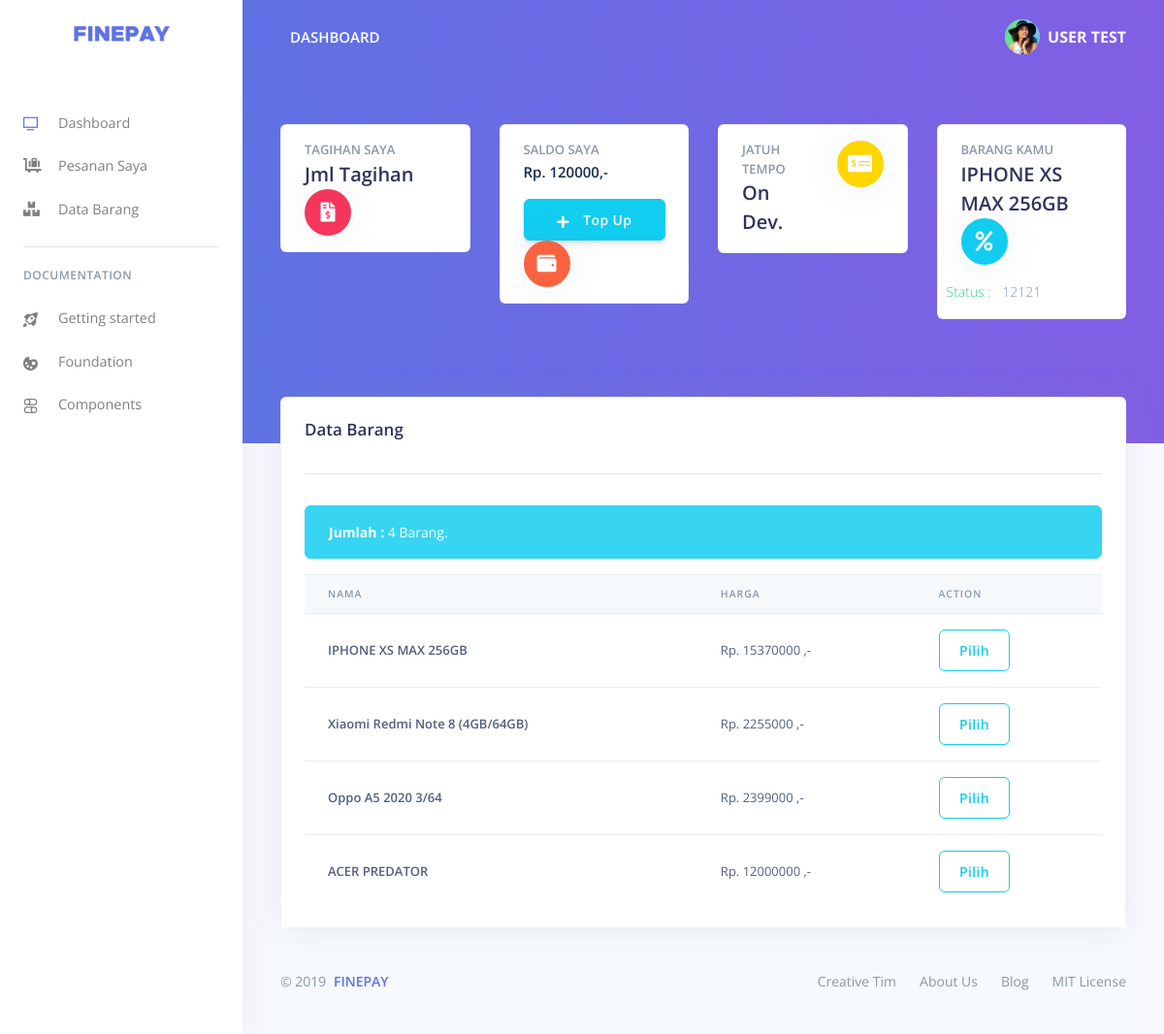
/dashboard/user/view-data-barang.php (signed in), run on an earlier commit of the app's database.
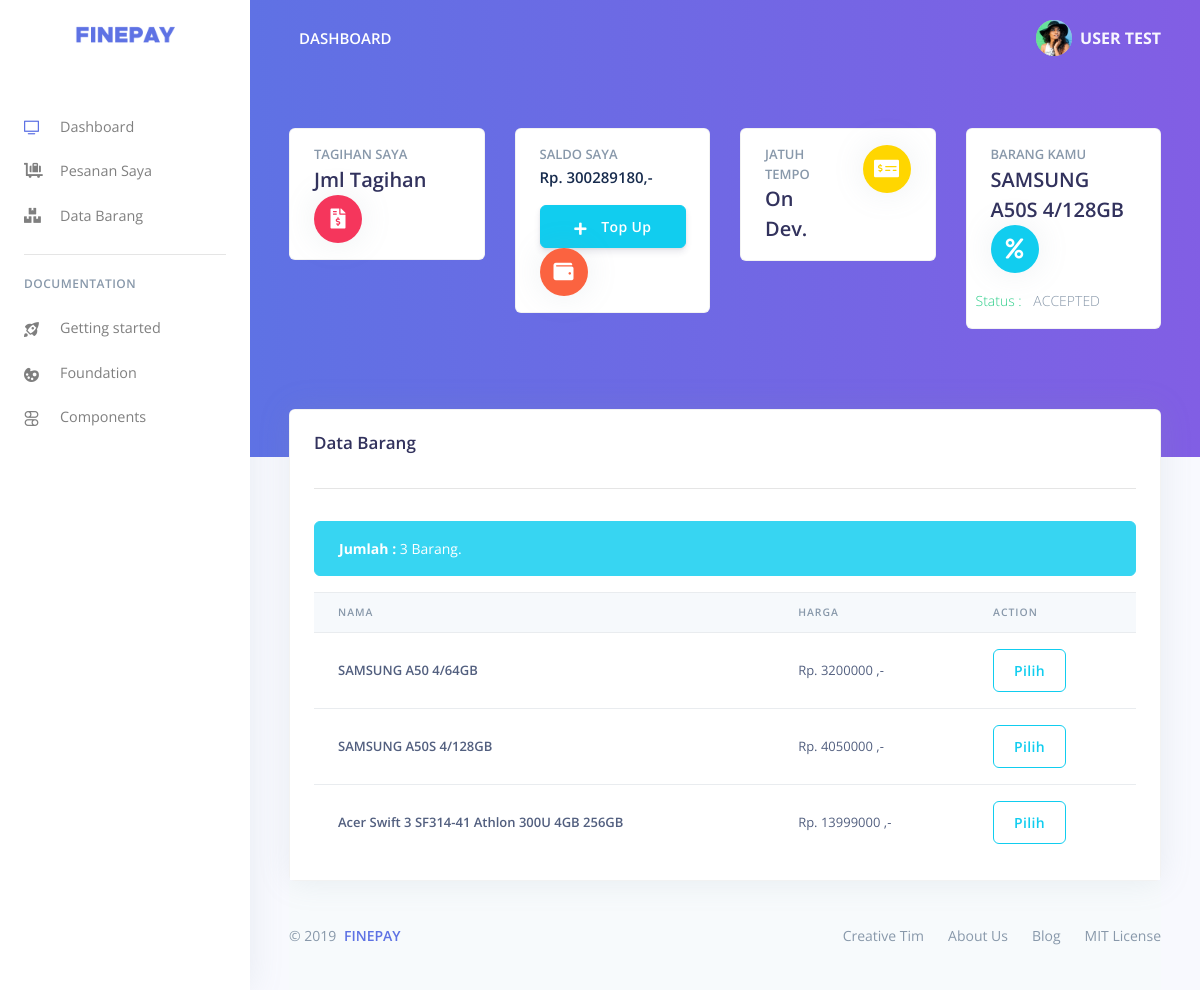
And on a later commit of the database.
### tables this page shows
CREATE TABLE `dompet` (
  `id_dompet` varchar(15) NOT NULL,
  `id_user` varchar(15) DEFAULT NULL,
  `jenis_dompet` varchar(20) DEFAULT NULL,
  `saldo` bigint(20) DEFAULT NULL
);

CREATE TABLE `pesanan` (
  `id_pesanan` varchar(10) NOT NULL,
  `id_user` varchar(15) DEFAULT NULL,
  `id_barang` varchar(20) DEFAULT 'NULL',
  `tgl_pesanan` datetime DEFAULT NULL,
  `ket_pesanan` text DEFAULT NULL
);

CREATE TABLE `barang` (
  `id_barang` varchar(20) NOT NULL,
  `nama_barang` varchar(50) NOT NULL,
  `harga` decimal(10,0) NOT NULL
);

### dashboard/user/query-user.php (called while the page is built, shortened)
<?php
include('../koneksi.php');
$query_jml_barang = "SELECT COUNT(*) AS 'Jumlah' FROM barang";
$sql_jml_barang= mysqli_query($koneksi, $query_jml_barang );
$jml_barang  = mysqli_fetch_array($sql_jml_barang);
$query_cek_pesanan = "SELECT users.nama, barang.nama_barang, pesanan.id_pesanan, pesanan.tgl_pesanan, pesanan.ket_pesanan
FROM pesanan
JOIN users ON users.id=pesanan.id_user
JOIN barang ON barang.id_barang=pesanan.id_barang WHERE users.id='" . $_SESSION['id'] ."'";
$sql_cek_pesanan= mysqli_query($koneksi, $query_cek_pesanan );
$cek_data_pesanan = mysqli_num_rows($sql_cek_pesanan);
if ($cek_data_pesanan > 0){
        $view_pesanan = true;
} else {
    $view_pesanan = false;
}
?>

### dashboard/user/data-view-barang.php (the view)
<div class="container-fluid mt--7">
      <div class="row mt-5">
        <div class="col-xl-12 mb-5 mb-xl-0">
          <div class="card shadow">
            <div class="card-header border-0">
              <div class="row align-items-center">
                <div class="col">
                  <h3 class="mb-0">Data Barang</h3>
                  <hr>
                    <div class="alert alert-info" role="alert">
                        <strong>Jumlah :</strong> <?php echo $jml_barang['Jumlah'] ?> Barang.
                    </div>
                </div>
              </div>
              <div class="table-responsive">
            <?php
                $query_view_barang = "SELECT * FROM barang";
                $sql_view_barang= mysqli_query($koneksi, $query_view_barang );
                $view_barang = mysqli_num_rows($sql_view_barang);
            ?>
              <table id="tabel-data-barang" class="table align-items-center">
                <thead class="thead-light">
                  <tr>
                    <th scope="col">Nama</th>
                    <th scope="col">Harga</th>
                    <th scope="col">Action</th>
                  </tr>
                </thead>
                <tbody>
                <?php
                if (($view_barang) > 0) {
                    while($vi_barang = mysqli_fetch_assoc($sql_view_barang)) {
                    echo "<tr>
                        <th scope='row'>" . $vi_barang["nama_barang"]. "</th>
                        <td>Rp. " . $vi_barang["harga"]." ,-</td>
                        <td scope='row'>
                        <a href='view-proses-pesanan.php?id=".$vi_barang['id_barang']."'><button type='button' class='btn btn-outline-info'>Pilih</button></a>
                        </td>
                    </tr>"; ?>
        <?php };
            } else {
              echo "<div class='alert alert-warning text-center' role='alert>
              <span class='alert-inner--icon><strong>Warning!</strong> Tidak ada data ditemukan</span>
              </div>";
            }
                ?>
                </tbody>
              </table>
            </div>
          </div>
        </div>
    </div>
    </div>

### dashboard/user/header-user.php (shortened to what the changed rows need)
<?php
include('../koneksi.php');
if(!isset($_SESSION['username'])){
	header("location:./../index.php");
} else {
    include('query-user.php');
    $sql_view_saldo = "SELECT dompet.saldo as 'jmlsaldo' FROM `dompet` JOIN users ON users.id=dompet.id_user WHERE id_user='$_SESSION[id]'";
    $query_view_saldo= mysqli_query($koneksi, $sql_view_saldo );
    $jml_saldo = mysqli_fetch_array($query_view_saldo);
    $cek_data = mysqli_num_rows($query_view_saldo);
    if($cek_data == NULL) {
        $a = "Belum Memiliki Dompet";
        $showCreateDompet = true;
    } else if ($cek_data > 0){
        $mataUang = "Rp. ";
        $akhirMataUang = ",-";
        $a = $mataUang.$jml_saldo['jmlsaldo'].$akhirMataUang;
        $showCreateDompet = false;
    } else if ($cek_data == 0) {
        $a = '0';
    } else {
        echo "Gagal mendapatkan data";
    }
}
?>
<!DOCTYPE html>
<html lang="en">
<head>
  <link href="../assets/js/plugins/nucleo/css/nucleo.css" rel="stylesheet" />
  <link href="../assets/js/plugins/@fortawesome/fontawesome-free/css/all.min.css" rel="stylesheet" />
  <link href="../assets/css/style.css" rel="stylesheet" />
  <link href="../assets/css/argon-dashboard.css?v=1.1.0" rel="stylesheet" />
  <link rel="stylesheet" type="text/css" href="../assets/datables/datatables.min.css"/>
</head>
<body class="">
  <nav class="navbar navbar-vertical fixed-left navbar-expand-md navbar-light bg-white" id="sidenav-main">
    <div class="container-fluid">
      <a class="navbar-brand pt-0" href="../index.html">
        <img src="../assets/img/brand/logo_finepay.png" class="navbar-brand-img" alt="...">
      </a>
      <div class="collapse navbar-collapse" id="sidenav-collapse-main">
        <ul class="navbar-nav">
          <li class="nav-item  class=" active" ">
          <a class=" nav-link  " href=" ./index.php"> <i class="ni ni-tv-2 text-primary"></i> Dashboard
            </a>
          </li>
          <li class="nav-item  class=" active" ">
          <a class=" nav-link  " href=" ./view-pesanan.php"> <i class="fas fa-luggage-cart"></i> Pesanan Saya
            </a>
          </li>
          <li class="nav-item  class=" active" ">
          <a class=" nav-link  " href=" ./view-barang.php"> <i class="fas fa-boxes"></i> Data Barang
            </a>
          </li>
        </ul>
        <hr class="my-3">
        <h6 class="navbar-heading text-muted">Documentation</h6>
        <ul class="navbar-nav mb-md-3">
          <li class="nav-item">
            <a class="nav-link" href="https://demos.creative-tim.com/argon-dashboard/docs/getting-started/overview.html">
              <i class="ni ni-spaceship"></i> Getting started
            </a>
          </li>
          <li class="nav-item">
            <a class="nav-link" href="https://demos.creative-tim.com/argon-dashboard/docs/foundation/colors.html">
              <i class="ni ni-palette"></i> Foundation
            </a>
          </li>
          <li class="nav-item">
            <a class="nav-link" href="https://demos.creative-tim.com/argon-dashboard/docs/components/alerts.html">
              <i class="ni ni-ui-04"></i> Components
            </a>
          </li>
        </ul>
      </div>
    </div>
  </nav>
  <div class="main-content">
    <nav class="navbar navbar-top navbar-expand-md navbar-dark" id="navbar-main">
      <div class="container-fluid">
        <a class="h4 mb-0 text-white text-uppercase d-none d-lg-inline-block" href="./index.php">Dashboard</a>
        <ul class="navbar-nav align-items-center d-none d-md-flex">
          <li class="nav-item dropdown">
            <a class="nav-link pr-0" href="#" role="button" data-toggle="dropdown" aria-haspopup="true" aria-expanded="false">
              <div class="media align-items-center">
                <span class="avatar avatar-sm rounded-circle">
                  <img alt="Image placeholder" src="../assets/img/theme/team-4-800x800.jpg">
                </span>
                <div class="media-body ml-2 d-none d-lg-block">
                  <b> <?php echo $_SESSION['nama'];?> </b>
                </div>
              </div>
            </a>
          </li>
        </ul>
      </div>
    </nav>
    <div class="header bg-gradient-primary pb-8 pt-5 pt-md-8">
      <div class="container-fluid">
        <div class="header-body">
          <div class="row">
            <div class="col-xl-3 col-lg-6">
              <div class="card card-stats mb-4 mb-xl-0">
                <div class="card-body">
                  <div class="row">
                    <div class="col">
                      <h5 class="card-title text-uppercase text-muted mb-0">Tagihan Saya</h5>
                      <span class="h2 font-weight-bold mb-0"><?php echo "Jml Tagihan"?></span>
                    </div>
                    <div class="col-auto">
                      <div class="icon icon-shape bg-danger text-white rounded-circle shadow">
                      <i class="fas fa-file-invoice-dollar"></i>
                      </div>
                    </div>
                  </div>
                </div>
              </div>
            </div>
            <div class="col-xl-3 col-lg-6">
              <div class="card card-stats mb-4 mb-xl-0">
                <div class="card-body">
                  <div class="row">
                    <div class="col">
                      <h5 class="card-title text-uppercase text-muted mb-0">Saldo Saya</h5>
                      <span class="font-weight-bold mb-0 font-biru"><?php echo $a; ?></span>
                      <?php
                        if ($showCreateDompet == true) {
                            echo "<br>
                                <button class='btn btn-icon btn-secondary btn-card-1' type='button'>
                                <span class='btn-inner--icon'><i class='fas fa-plus'></i></span>
                                <span class='btn-inner--text'>Tambah</span>
                                </button>";
                        } else {
                            echo "
                                <p class='mt-3 mb-0 text-muted text-sm'>
                                    <button class='btn btn-icon btn-info btn-card-1' type='button' data-toggle='modal' data-target='#modal-input-topup'>
                                    <span class='btn-inner--icon'><i class='fas fa-plus'></i></span>
                                    <span class='btn-inner--text'>Top Up</span>
                                  </button>
                                </p>
                                ";?>
                      <?php
                        }
                      ?>
                    </div>
                    <div class="col-auto">
                      <div class="icon icon-shape bg-warning text-white rounded-circle shadow">
                      <i class="fas fa-wallet"></i>
                      </div>
                    </div>
                  </div>
                </div>
              </div>
            </div>
            <div class="col-xl-3 col-lg-6">
              <div class="card card-stats mb-4 mb-xl-0">
                <div class="card-body">
                  <div class="row">
                    <div class="col">
                      <h5 class="card-title text-uppercase text-muted mb-0">Jatuh Tempo</h5>
                      <span class="h2 font-weight-bold mb-0">On Dev.</span>
                    </div>
                    <div class="col-auto">
                      <div class="icon icon-shape bg-yellow text-white rounded-circle shadow">
                      <i class="fas fa-money-check-alt"></i>
                      </div>
                    </div>
                  </div>
                </div>
              </div>
            </div>
            <div class="col-xl-3 col-lg-6">
              <div class="card card-stats mb-4 mb-xl-0">
                <div class="card-body">
                  <div class="row">
                  <?php
                  if($view_pesanan == true) {
                    while($row_pesan = mysqli_fetch_assoc($sql_cek_pesanan)) {
                  ?>
                    <div class="col">
                      <h5 class="card-title text-uppercase text-muted mb-0">Barang Kamu</h5>
                      <span class="h2 font-weight-bold mb-0"><?php echo  $row_pesan['nama_barang']; ?></span>
                    </div>
                    <div class="col-auto">
                      <div class="icon icon-shape bg-info text-white rounded-circle shadow">
                        <i class="fas fa-percent"></i>
                      </div>
                    </div>
                    <p class="mt-3 mb-0 text-muted text-sm">
                    <span class="text-success mr-2">Status : </span>
                    <span class="text-nowrap"><?php echo $row_pesan['ket_pesanan']; ?></span>
                  </p>
                    <?php }
                  } else if($view_pesanan == false) {
                  ?>
                  <div class="col">
                      <h5 class="card-title text-uppercase text-muted mb-0">Ajukan Barang Kamu</h5>
                      <span class="h2 font-weight-bold mb-0">
                      </span>
                    </div>
                    <div class="col-auto">
                      <div class="icon icon-shape bg-info text-white rounded-circle shadow">
                        <i class="fas fa-percent"></i>
                      </div>
                    </div>
                    <a href='view-data-barang.php'>
                      <button class='btn btn-icon btn-info btn-card-1' type='button'>
                        <span class='btn-inner--icon'><i class='fas fa-plus'></i></span>
                        <span class='btn-inner--text'>Ajukan Sekarang</span>
                      </button>
                      </a>
                  <?php
                  }
                  ?>
                  </div>
                </div>
              </div>
            </div>
          </div>
        </div>
      </div>
    </div>

What changed in the data, as far as the page shows it:
removed pesanan: id_barang.nama_barang "IPHONE XS MAX 256GB", ket_pesanan "12121"
removed barang: nama_barang "IPHONE XS MAX 256GB", harga "15370000"
removed barang: nama_barang "Xiaomi Redmi Note 8 (4GB/64GB)", harga "2255000"
removed barang: nama_barang "Oppo A5 2020 3/64", harga "2399000"
removed barang: nama_barang "ACER PREDATOR", harga "12000000"
changed dompet: saldo "Rp. 120000,-" → "Rp. 300289180,-"
added pesanan: id_barang.nama_barang "SAMSUNG A50S 4/128GB", ket_pesanan "ACCEPTED"
added barang: nama_barang "SAMSUNG A50 4/64GB", harga "3200000"
added barang: nama_barang "SAMSUNG A50S 4/128GB", harga "4050000"
added barang: nama_barang "Acer Swift 3 SF314-41 Athlon 300U 4GB 256GB", harga "13999000"
Also different on the page:
$jml_barang['Jumlah']: "4" → "3"
